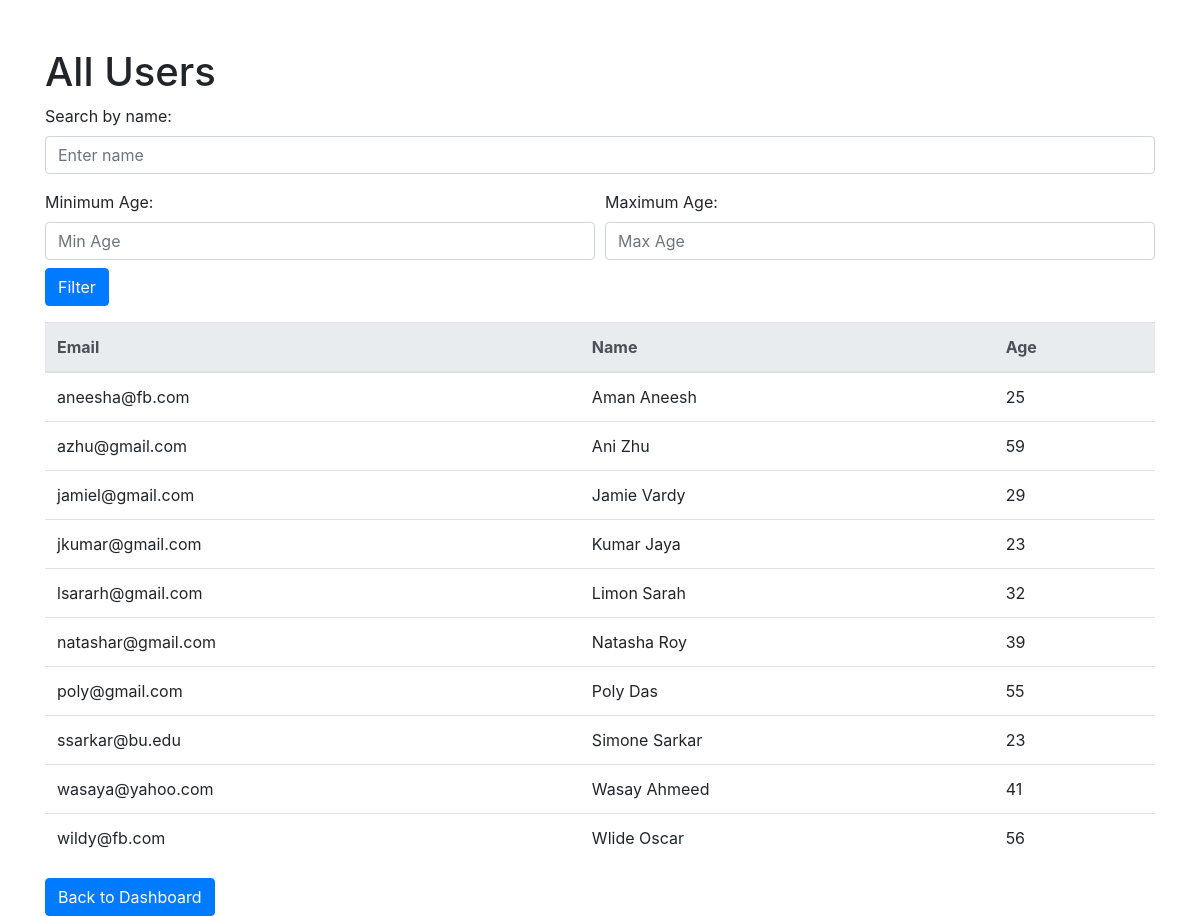
Screenshot of /user.php with the database file from the repository.
### tables this page shows
CREATE TABLE `User` (
  `email` varchar(255) NOT NULL,
  `name` varchar(255) DEFAULT NULL,
  `age` int(11) DEFAULT NULL
);

### user.php (the view, shortened to what this page needs)
<!DOCTYPE html>
<html lang="en">
<head>
    <link rel="stylesheet" href="https://stackpath.bootstrapcdn.com/bootstrap/4.3.1/css/bootstrap.min.css">
</head>
<body>
    <div class="container">
        <h1 class="mt-5">All Users</h1>
        <form method="post" action="user.php" class="mb-3">
            <div class="form-group">
                <label for="searchName">Search by name:</label>
                <input type="text" class="form-control" id="searchName" name="searchName" placeholder="Enter name">
            </div>
            <div class="form-row">
                <div class="col">
                    <label for="minAge">Minimum Age:</label>
                    <input type="number" class="form-control" id="minAge" name="minAge" placeholder="Min Age">
                </div>
                <div class="col">
                    <label for="maxAge">Maximum Age:</label>
                    <input type="number" class="form-control" id="maxAge" name="maxAge" placeholder="Max Age">
                </div>
            </div>
            <button type="submit" class="btn btn-primary mt-2">Filter</button>
        </form>
        <table class="table mt-3">
            <thead class="thead-light">
                <tr>
                    <th>Email</th>
                    <th>Name</th>
                    <th>Age</th>
                </tr>
            </thead>
            <tbody>
                <?php
                $servername = "localhost";
                $username = "root";
                $password = "";
                $dbname = "COSI127b";
                try {
                    $conn = new PDO("mysql:host=$servername;dbname=$dbname", $username, $password);
                    $conn->setAttribute(PDO::ATTR_ERRMODE, PDO::ERRMODE_EXCEPTION);
                    $sql = "SELECT email, name, age FROM User WHERE 1 = 1";
                    $stmt = $conn->prepare($sql);
                    $stmt->execute();
                    $results = $stmt->fetchAll(PDO::FETCH_ASSOC);
                    foreach ($results as $row) {
                        echo "<tr>
                                <td>" . htmlspecialchars($row['email']) . "</td>
                                <td>" . htmlspecialchars($row['name']) . "</td>
                                <td>" . htmlspecialchars($row['age']) . "</td>
                              </tr>";
                    }
                } catch(PDOException $e) {
                    echo "Error: " . $e->getMessage();
                }
                ?>
            </tbody>
        </table>
        <a href="index.php" class="btn btn-primary">Back to Dashboard</a>
    </div>
</body>
</html>

### rows the page displays
user: email "aneesha@fb.com", name "Aman Aneesh", age "25"
user: email "azhu@gmail.com", name "Ani Zhu", age "59"
user: email "jamiel@gmail.com", name "Jamie Vardy", age "29"
user: email "jkumar@gmail.com", name "Kumar Jaya", age "23"
user: email "lsararh@gmail.com", name "Limon Sarah", age "32"
user: email "natashar@gmail.com", name "Natasha Roy", age "39"
user: email "poly@gmail.com", name "Poly Das", age "55"
user: email "ssarkar@bu.edu", name "Simone Sarkar", age "23"
user: email "wasaya@yahoo.com", name "Wasay Ahmeed", age "41"
user: email "wildy@fb.com", name "Wlide Oscar", age "56"
